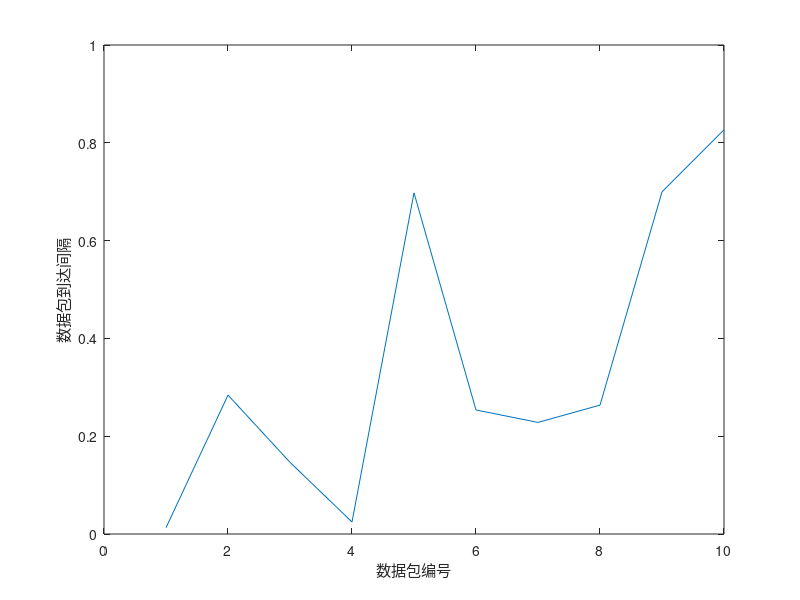

This chart was generated by the following MATLAB code:
% 
% x=0:0.1:1;
% time=zeros(3,11);
% for i=1:1:3
%     index=0;
%     if(i==1)
%        th=0.8;
%     elseif(i==2)
%        th=0.6;
%     else
%        th=0.4;
%     end
%     for rate=0:0.1:1
%         index=index+1;
%         if(rate>th)
%             time(i,index)=log(50*(rate-th))*4*i;
%         end
%     end
% end
% time(2,7)=0;
% for i=1:1:3
%     plot(x,time(i,1:length(x)),'-*','Linewidth',1.2);
%     hold on;
%     grid on;
% end
% legend('优先级1','优先级2','优先级3');
% xlabel('信道占用率');
% ylabel('退避时间/时隙');

% lambda = 25; % 设置参数λ
% random_sample = ProPossion(lambda);
% random_sample2 = aaa(lambda);
% disp(random_sample);
% disp(random_sample2);

% 初始化一个空数组
dynamicArray = [];

% 循环添加元素
for i = 1:10  % 这里以添加10个元素为例
    % 生成一个新数（例如随机数或其他数值）
    newValue = rand(); % 生成一个[0, 1)之间的随机数

    % 在数组尾部添加新元素
    dynamicArray(end + 1) = newValue;  % `end + 1` 表示下一个索引
end
figure(4);
plot(dynamicArray);
xlabel('数据包编号');
ylabel('数据包到达间隔');
% 显示最终数组
disp(dynamicArray);

    